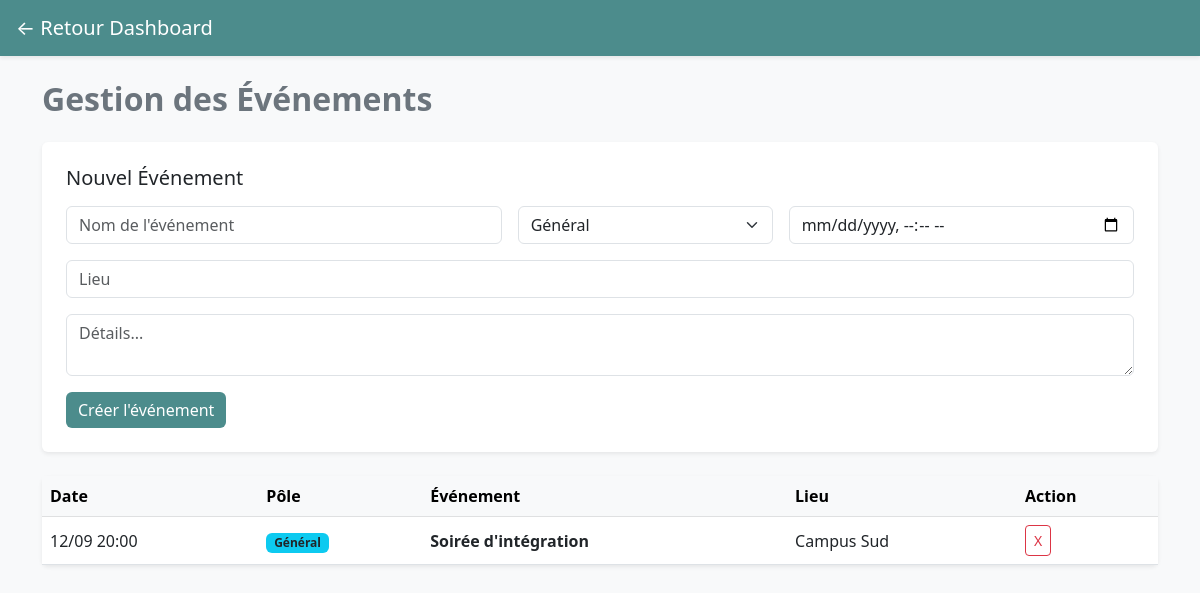
The app's page /admin/evenements.php (signed in) with its own data.
### tables this page shows
CREATE TABLE evenements (
                                          id INTEGER PRIMARY KEY AUTOINCREMENT,
                                          nom TEXT NOT NULL,
                                          lieu TEXT,
                                          date_event DATETIME,
                                          description TEXT
, pole TEXT DEFAULT 'Général');

### admin/evenements.php (the view, shortened to what this page needs)
<?php
$pdo = getPDO();
$poles_dispo = ['Général', 'Solidarité', 'Événementiel', 'Communication', 'Partenariats', 'Bureau'];
$events = $pdo->query("SELECT * FROM evenements ORDER BY date_event DESC")->fetchAll();
?>
<!DOCTYPE html>
<html lang="fr">
<head>
    <link href="https://cdn.jsdelivr.net/npm/bootstrap@5.3.0/dist/css/bootstrap.min.css" rel="stylesheet">
</head>
<body class="bg-light">
<nav class="navbar navbar-dark bg-fage px-3 mb-4 shadow-sm">
    <a class="navbar-brand" href="index.php">← Retour Dashboard</a>
</nav>
<div class="container pb-5">
    <h2 class="text-secondary fw-bold mb-4">Gestion des Événements</h2>
    <div class="card p-4 mb-4 shadow-sm border-0">
        <h5 class="mb-3">Nouvel Événement</h5>
        <form method="post" class="row g-3">
            <div class="col-md-5">
                <input type="text" name="nom" class="form-control" placeholder="Nom de l'événement" required>
            </div>
            <div class="col-md-3">
                <select name="pole" class="form-select">
                    <?php foreach($poles_dispo as $p): ?>
                        <option value="<?= $p ?>"><?= $p ?></option>
                    <?php endforeach; ?>
                </select>
            </div>
            <div class="col-md-4">
                <input type="datetime-local" name="date" class="form-control" required>
            </div>
            <div class="col-md-12">
                <input type="text" name="lieu" class="form-control" placeholder="Lieu" required>
            </div>
            <div class="col-md-12">
                <textarea name="desc" class="form-control" placeholder="Détails..." rows="2"></textarea>
            </div>
            <div class="col-12">
                <button type="submit" class="btn btn-fage">Créer l'événement</button>
            </div>
        </form>
    </div>
    <div class="card shadow-sm border-0">
        <table class="table table-hover mb-0 align-middle">
            <thead class="table-light"><tr><th>Date</th><th>Pôle</th><th>Événement</th><th>Lieu</th><th>Action</th></tr></thead>
            <tbody>
            <?php foreach($events as $e): ?>
                <tr>
                    <td><?= date('d/m H:i', strtotime($e['date_event'])) ?></td>
                    <td><span class="badge bg-info text-dark"><?= htmlspecialchars($e['pole'] ?? 'Général') ?></span></td>
                    <td class="fw-bold"><?= htmlspecialchars($e['nom']) ?></td>
                    <td><?= htmlspecialchars($e['lieu']) ?></td>
                    <td><a href="?delete=<?= $e['id'] ?>" class="btn btn-sm btn-outline-danger" onclick="return confirm('Supprimer ?')">X</a></td>
                </tr>
            <?php endforeach; ?>
            </tbody>
        </table>
    </div>
</div>
</body>
</html>

### admin/evenements.php (style rules this page uses)
.bg-fage { background-color: #4c8c8c !important; }
.btn-fage { background-color: #4c8c8c; color: white; border: none; }

### records on screen
evenements: date_event "12/09 20:00", pole "Général", nom "Soirée d'intégration", lieu "Campus Sud"

### other values on screen
form field pole "Général"
